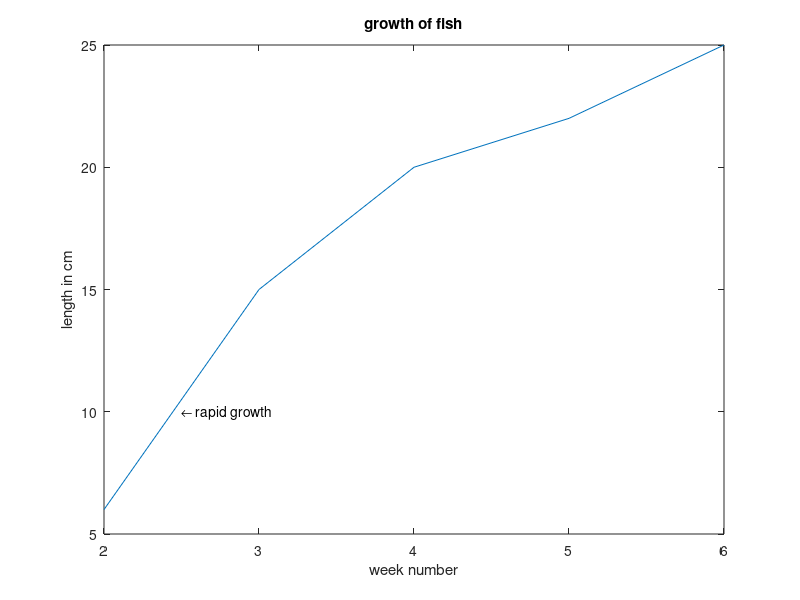

Recreate this plot in MATLAB.
wk=[2 3 4 5 6];
lt=[6 15 20 22 25];
plot(wk,lt);
title('growth of fish');
xlabel('week number');
ylabel('length in cm');
text(2.5,10,'\leftarrow rapid growth');
